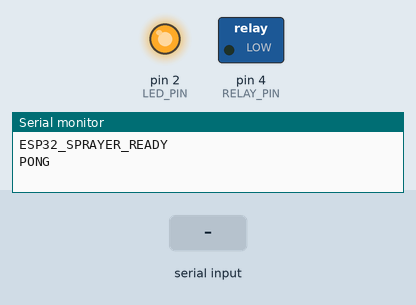
A sketch run on a simulated Arduino Nano, built with avr-gcc and run on an emulated ATmega328P. Parts: switched loads named in the sketch (green lamp = pin HIGH), output pins drawn as LEDs (lit = HIGH), the last lines printed to the serial monitor. The test bench sets the inputs (shaded band).

Above: at 0.01 s.
At 1.8 s:
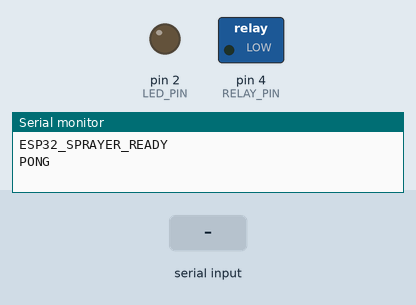
1.9 s: "SPRAY_ON\n" received over Serial
At 3.0 s:
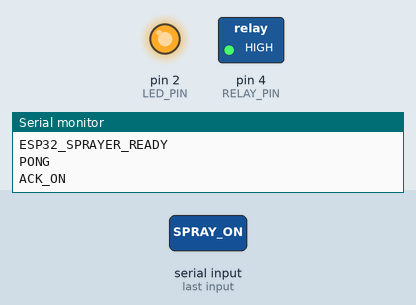
4.9 s: "SPRAY_OFF\n" received over Serial
6.4 s: "STATUS\n" received over Serial
Timing chart, 0 to 9.4 s (numbered marks = the images above; inputs shaded):
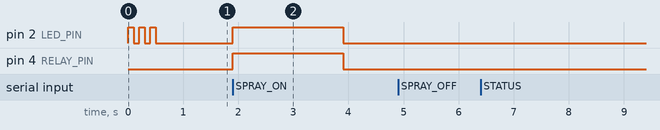

The sketch:

sprayer_controller.ino
```cpp
/*
 * ╔═══════════════════════════════════════════════════════════════╗
 * ║  DEPRECATED — 2025-02-17                                     ║
 * ║                                                               ║
 * ║  This file is NO LONGER USED in the current architecture.     ║
 * ║  The project has pivoted to OPTION A: Full Pixhawk Control.   ║
 * ║                                                               ║
 * ║  Sprayer control is now handled by:                           ║
 * ║    - Pixhawk AUX5 (SERVO13) → EDF Fan ESC                    ║
 * ║    - Pixhawk AUX6 (SERVO14) → MG996R Continuous Servo        ║
 * ║    - MAVLink DO_SET_SERVO commands via mavros                 ║
 * ║    - ROS node: spray_logic_node.py                            ║
 * ║                                                               ║
 * ║  The ESP32 board is removed from the BOM.                     ║
 * ║  This file is kept for reference only.                        ║
 * ╚═══════════════════════════════════════════════════════════════╝
 */

/*
 * [ORIGINAL CODE BELOW — ARCHIVED]
 *
 * sprayer_controller.ino — ESP32-S3 Sprayer Relay Controller
 * =============================================================
 * Receives serial commands from Jetson Nano, drives a relay/MOSFET
 * to control the sprayer pump.
 *
 * Protocol:
 *   RX: "SPRAY_ON\n"   → Relay ON, respond "ACK_ON\n"
 *   RX: "SPRAY_OFF\n"  → Relay OFF, respond "ACK_OFF\n"
 *   RX: "PING\n"       → Respond "PONG\n"
 *
 * Safety:
 *   - Watchdog: If no SPRAY_ON refresh within WATCHDOG_TIMEOUT_MS → auto OFF
 *   - Max duration: If relay ON for > MAX_SPRAY_DURATION_MS → auto OFF
 *   - LED indicator: Built-in LED mirrors relay state
 *
 * Wiring:
 *   ESP32-S3 GPIO RELAY_PIN → Relay Module IN (or MOSFET Gate)
 *   Relay Module COM/NO → Sprayer Pump + Power Supply
 *
 * Board: ESP32-S3 DevKitC (or any ESP32 variant)
 * Serial: 115200 baud (USB CDC or UART)
 */

// ═══════════════════════════════════════════
// CONFIGURATION — Change these for your setup
// ═══════════════════════════════════════════

#define RELAY_PIN               4       // GPIO pin connected to relay module
#define LED_PIN                 2       // Built-in LED (varies by board; 2 for most ESP32)
#define BAUD_RATE               115200

#define WATCHDOG_TIMEOUT_MS     2000    // Auto-off if no command in 2 seconds
#define MAX_SPRAY_DURATION_MS   5000    // Max continuous spray: 5 seconds
#define SERIAL_BUFFER_SIZE      64      // Max command length

// For ESP32-S3 with USB CDC (native USB):
// Use Serial (USB CDC) — this is the default on most ESP32-S3 boards.
// If using UART pins (TX/RX), change to Serial1 or Serial2.
#define COMM_SERIAL             Serial

// ═══════════════════════════════════════════
// STATE
// ═══════════════════════════════════════════

bool relayState = false;
unsigned long lastCommandTime = 0;
unsigned long sprayStartTime = 0;
char serialBuffer[SERIAL_BUFFER_SIZE];
int bufferIndex = 0;

// ═══════════════════════════════════════════
// SETUP
// ═══════════════════════════════════════════

void setup() {
    // Initialize serial
    COMM_SERIAL.begin(BAUD_RATE);
    while (!COMM_SERIAL) {
        delay(10);  // Wait for serial connection (USB CDC)
    }

    // Initialize pins
    pinMode(RELAY_PIN, OUTPUT);
    pinMode(LED_PIN, OUTPUT);
    digitalWrite(RELAY_PIN, LOW);   // Relay OFF at startup
    digitalWrite(LED_PIN, LOW);

    // Clear buffer
    memset(serialBuffer, 0, SERIAL_BUFFER_SIZE);
    bufferIndex = 0;

    lastCommandTime = millis();

    COMM_SERIAL.println("ESP32_SPRAYER_READY");
    COMM_SERIAL.println("PONG");  // Auto-respond on boot (helps Jetson detect us)

    // Blink LED 3 times to indicate ready
    for (int i = 0; i < 3; i++) {
        digitalWrite(LED_PIN, HIGH);
        delay(100);
        digitalWrite(LED_PIN, LOW);
        delay(100);
    }
}

// ═══════════════════════════════════════════
// MAIN LOOP
// ═══════════════════════════════════════════

void loop() {
    // ─── Read Serial Commands ───
    while (COMM_SERIAL.available()) {
        char c = COMM_SERIAL.read();

        if (c == '\n' || c == '\r') {
            if (bufferIndex > 0) {
                serialBuffer[bufferIndex] = '\0';  // Null-terminate
                processCommand(String(serialBuffer));
                bufferIndex = 0;
                memset(serialBuffer, 0, SERIAL_BUFFER_SIZE);
            }
        } else {
            if (bufferIndex < SERIAL_BUFFER_SIZE - 1) {
                serialBuffer[bufferIndex++] = c;
            } else {
                // Buffer overflow — reset
                bufferIndex = 0;
                memset(serialBuffer, 0, SERIAL_BUFFER_SIZE);
            }
        }
    }

    // ─── Safety Watchdog ───
    if (relayState) {
        unsigned long now = millis();

        // Watchdog: No command received in time → auto OFF
        if (now - lastCommandTime > WATCHDOG_TIMEOUT_MS) {
            setRelay(false);
            COMM_SERIAL.println("SAFETY_OFF_WATCHDOG");
        }

        // Max duration: Spray too long → auto OFF
        if (now - sprayStartTime > MAX_SPRAY_DURATION_MS) {
            setRelay(false);
            COMM_SERIAL.println("SAFETY_OFF_MAXDURATION");
        }
    }

    delay(1);  // Small delay to prevent tight loop
}

// ═══════════════════════════════════════════
// COMMAND PROCESSING
// ═══════════════════════════════════════════

void processCommand(String cmd) {
    cmd.trim();  // Remove whitespace

    if (cmd == "SPRAY_ON") {
        setRelay(true);
        lastCommandTime = millis();
        if (!relayState) {
            sprayStartTime = millis();  // Record start time on first ON
        }
        sprayStartTime = (sprayStartTime == 0) ? millis() : sprayStartTime;
        COMM_SERIAL.println("ACK_ON");
    }
    else if (cmd == "SPRAY_OFF") {
        setRelay(false);
        lastCommandTime = millis();
        COMM_SERIAL.println("ACK_OFF");
    }
    else if (cmd == "PING") {
        lastCommandTime = millis();
        COMM_SERIAL.println("PONG");
    }
    else if (cmd == "STATUS") {
        lastCommandTime = millis();
        COMM_SERIAL.print("STATUS:");
        COMM_SERIAL.print(relayState ? "ON" : "OFF");
        COMM_SERIAL.print(":UPTIME:");
        COMM_SERIAL.println(millis() / 1000);
    }
    else {
        COMM_SERIAL.print("ERR_UNKNOWN:");
        COMM_SERIAL.println(cmd);
    }
}

// ═══════════════════════════════════════════
// RELAY CONTROL
// ═══════════════════════════════════════════

void setRelay(bool on) {
    relayState = on;
    digitalWrite(RELAY_PIN, on ? HIGH : LOW);
    digitalWrite(LED_PIN, on ? HIGH : LOW);

    if (on) {
        sprayStartTime = millis();
    } else {
        sprayStartTime = 0;
    }
}
```

Measured:
- after the input at 1.9 s, pin 2 (LED_PIN), pin 4 (RELAY_PIN): LOW → HIGH at once, → LOW 2.0 s later
